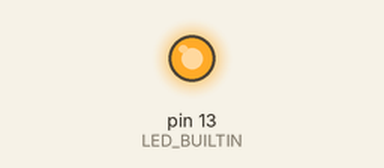
Recording of a sketch running on a simulated Arduino Uno, built with avr-gcc and run on an emulated ATmega328P. Parts: output pins drawn as LEDs (lit = HIGH).

Above: at 1.2 s.
At 26.8 s:
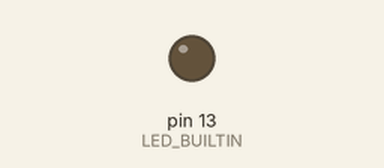
Timing chart, 0 to 35.9 s (numbered marks = the images above):
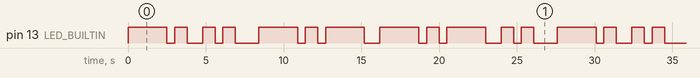

Measured:
- by itself, pin 13 (LED_BUILTIN): moves between LOW and HIGH, repeating every 27.6 s
- by itself, everything shown: repeats every 27.6 s, in 24 steps

The sketch:

Task1.1BlinkName-OldCode.ino
```cpp
void setup() {
  // initialize digital pin LED_BUILTIN as an output.
  pinMode(LED_BUILTIN, OUTPUT);
}

// the loop function runs over and over again forever
void loop() {
/**
   * First signal 'S'
   * Morse code for S is - - -
   * that is, three short blinks.
   */
//N
  digitalWrite(LED_BUILTIN, HIGH);   // turn the LED on (HIGH is the voltage level)
  delay(2500);                       // wait for half a second
  digitalWrite(LED_BUILTIN, LOW);    // turn the LED off by making the voltage LOW
  delay(500);                     // wait for a second
  digitalWrite(LED_BUILTIN, HIGH);   // turn the LED on (HIGH is the voltage level)
  delay(800);                       // wait for half a second
  digitalWrite(LED_BUILTIN, LOW);    // turn the LED off by making the voltage LOW
  delay(1000);                      // wait for a second

//I
  digitalWrite(LED_BUILTIN, HIGH);   // turn the LED on (HIGH is the voltage level)
  delay(800);                       // wait for half a second
  digitalWrite(LED_BUILTIN, LOW);    // turn the LED off by making the voltage LOW
  delay(500);                     // wait for a second
  digitalWrite(LED_BUILTIN, HIGH);   // turn the LED on (HIGH is the voltage level)
  delay(800);                       // wait for half a second
  digitalWrite(LED_BUILTIN, LOW);    // turn the LED off by making the voltage LOW
  delay(500);                     // wait for a second
  digitalWrite(LED_BUILTIN, LOW);    // turn the LED off by making the voltage LOW
  delay(1000);                      // wait for a second

//K
  digitalWrite(LED_BUILTIN, HIGH);   // turn the LED on (HIGH is the voltage level)
  delay(2500);                       // wait for half a second
  digitalWrite(LED_BUILTIN, LOW);    // turn the LED off by making the voltage LOW
  delay(500);                     // wait for a second
  digitalWrite(LED_BUILTIN, HIGH);   // turn the LED on (HIGH is the voltage level)
  delay(800);
  digitalWrite(LED_BUILTIN, LOW);    // turn the LED off by making the voltage LOW
  delay(500);
  digitalWrite(LED_BUILTIN, HIGH);   // turn the LED on (HIGH is the voltage level)
  delay(2500);
  digitalWrite(LED_BUILTIN, LOW);    // turn the LED off by making the voltage LOW
  delay(1000);

//K
  digitalWrite(LED_BUILTIN, HIGH);   // turn the LED on (HIGH is the voltage level)
  delay(2500);                       // wait for half a second
  digitalWrite(LED_BUILTIN, LOW);    // turn the LED off by making the voltage LOW
  delay(500);                     // wait for a second
  digitalWrite(LED_BUILTIN, HIGH);   // turn the LED on (HIGH is the voltage level)
  delay(800);
  digitalWrite(LED_BUILTIN, LOW);    // turn the LED off by making the voltage LOW
  delay(500);
  digitalWrite(LED_BUILTIN, HIGH);   // turn the LED on (HIGH is the voltage level)
  delay(2500);
  digitalWrite(LED_BUILTIN, LOW);    // turn the LED off by making the voltage LOW
  delay(1000);

  //I
  digitalWrite(LED_BUILTIN, HIGH);   // turn the LED on (HIGH is the voltage level)
  delay(800);                       // wait for half a second
  digitalWrite(LED_BUILTIN, LOW);    // turn the LED off by making the voltage LOW
  delay(500);                     // wait for a second
  digitalWrite(LED_BUILTIN, HIGH);   // turn the LED on (HIGH is the voltage level)
  delay(800);                       // wait for half a second
  digitalWrite(LED_BUILTIN, LOW);    // turn the LED off by making the voltage LOW
  delay(500);                     // wait for a second
  digitalWrite(LED_BUILTIN, LOW);    // turn the LED off by making the voltage LOW
  delay(1000);                      // wait for a second

}
```
